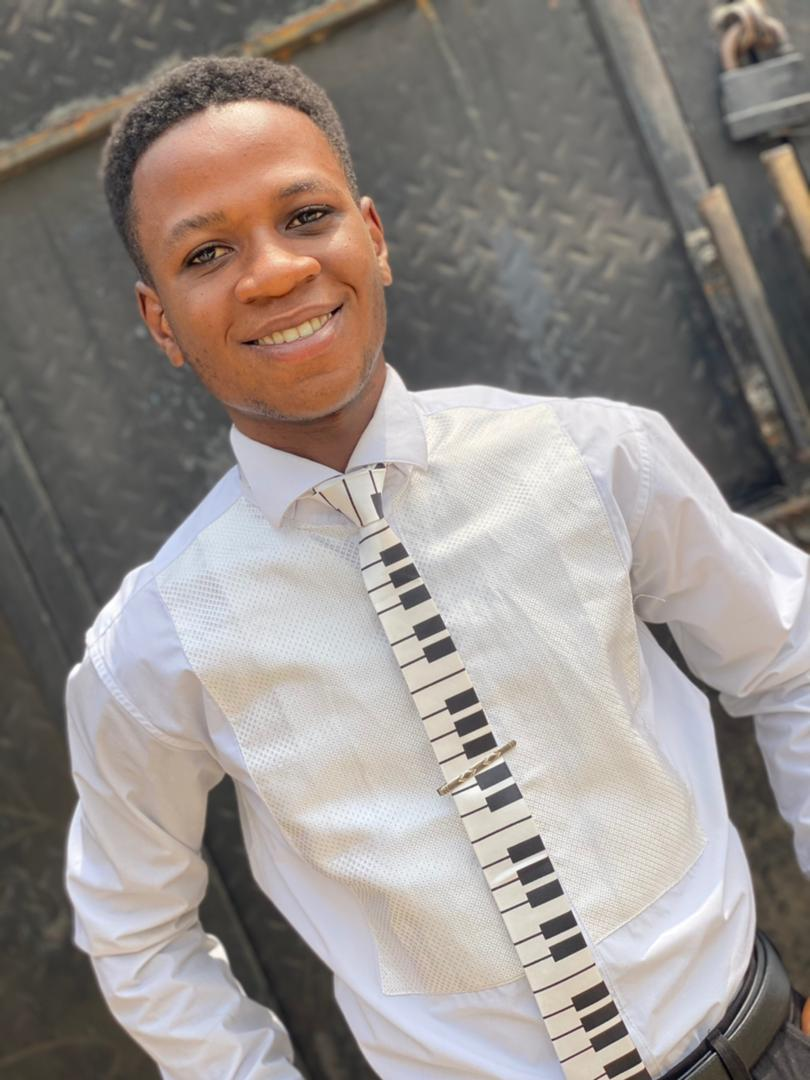
#> input picture images/akin.jpg, 810 x 1080 px, found by its file name
$ python 21_hist.py
#> lines starting #> are read from the running program, lines starting #| are printed output that depends on the picture
import cv2
import matplotlib.pyplot as plt

img = cv2.imread("images/akin.jpg")
#> img is the input picture: shape (1080, 810, 3); mean B, G, R 137.4, 141.6, 148.9

gray = cv2.cvtColor(img, cv2.COLOR_BGR2GRAY)
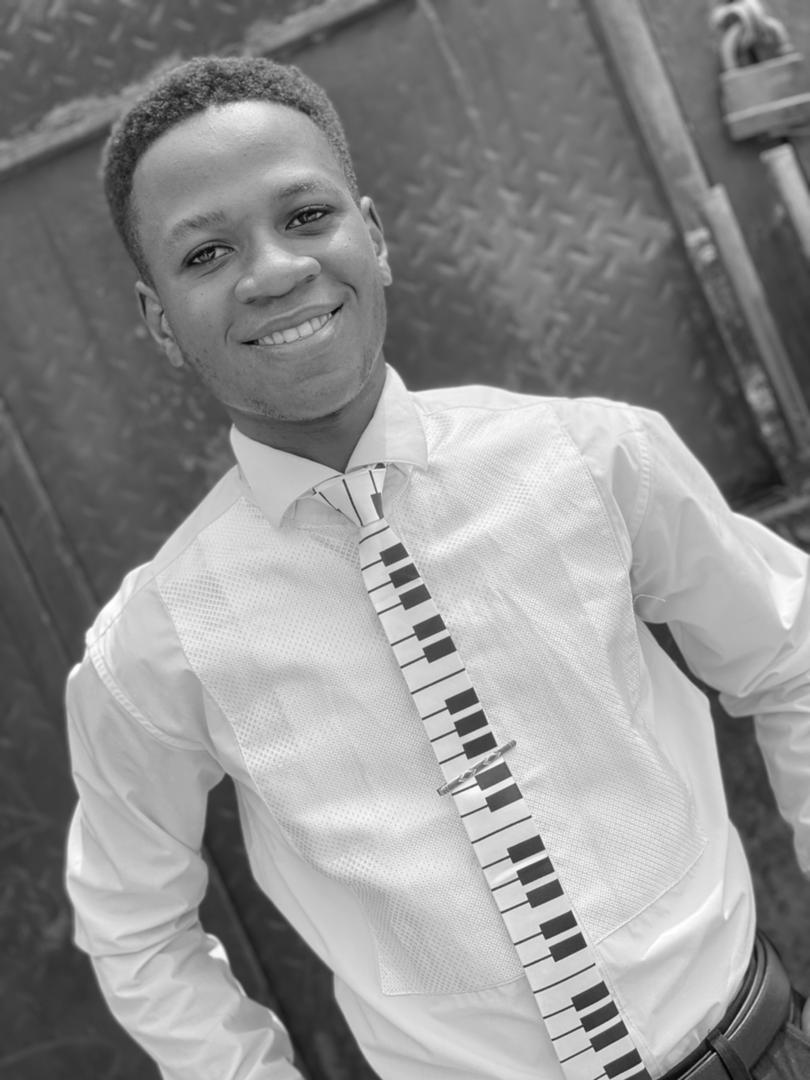
#> gray: shape (1080, 810); min 1, max 255, mean 143.3
cv2.imshow("Gray image", gray)

# Grayscale histogram
gray_hist = cv2.calcHist([gray], [0], None, [256], [0,256])
#> gray_hist = 256 values, max 8607 at index 205, min 0 at index 0, mean 3417.2

plt.figure()
plt.title("Grayscale Histogram")
plt.xlabel("Bins")
plt.ylabel("# of pixels")
plt.plot(gray_hist)
plt.xlim([0,256])
plt.show()
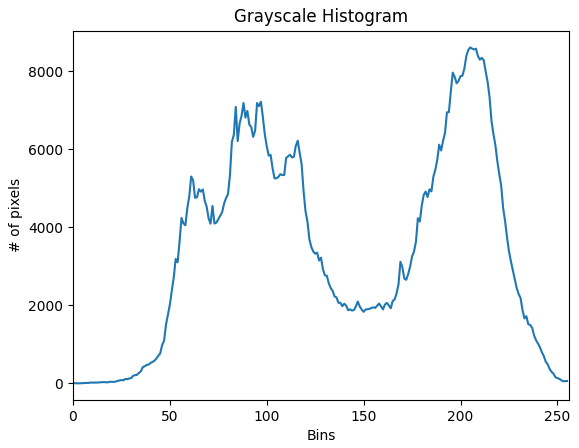
#> figure drawn by matplotlib, 1 panel; curve peaks at x = 205, y = 8607

cv2.waitKey(0)

$ run again, with images/abis.jpg copied over images/akin.jpg
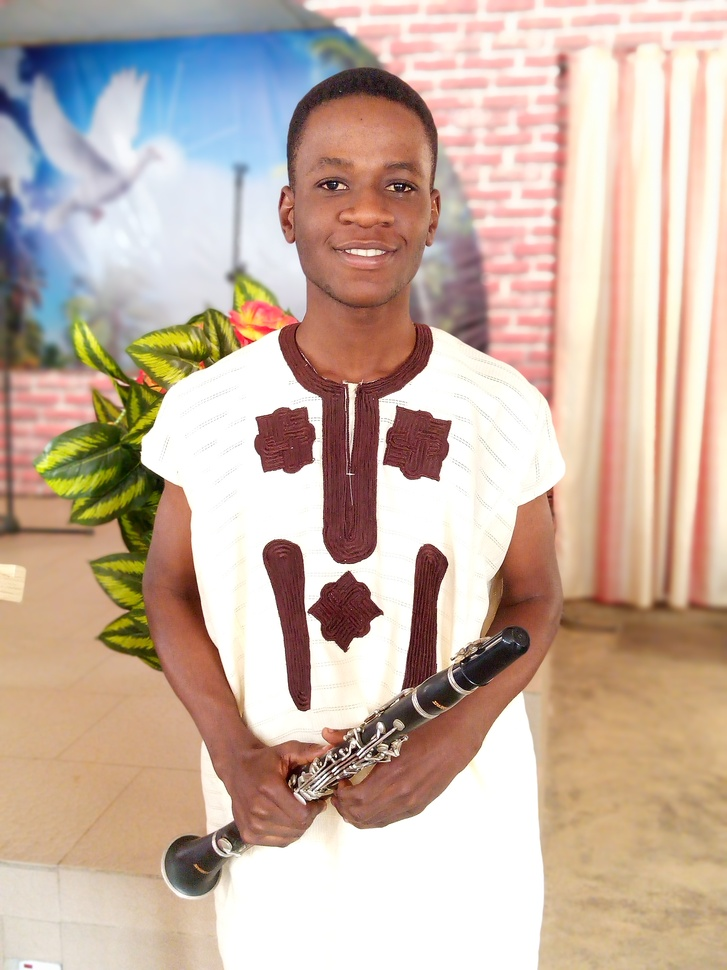
#> input picture images/abis.jpg, 727 x 970 px, shrunk from 2352 x 3136 before the run, found by its file name
#> img is the input picture: shape (970, 727, 3); mean B, G, R 163.5, 177.8, 199.8
#> `gray = cv2.cvtColor(img, cv2.COLOR_BGR2GRAY)`:
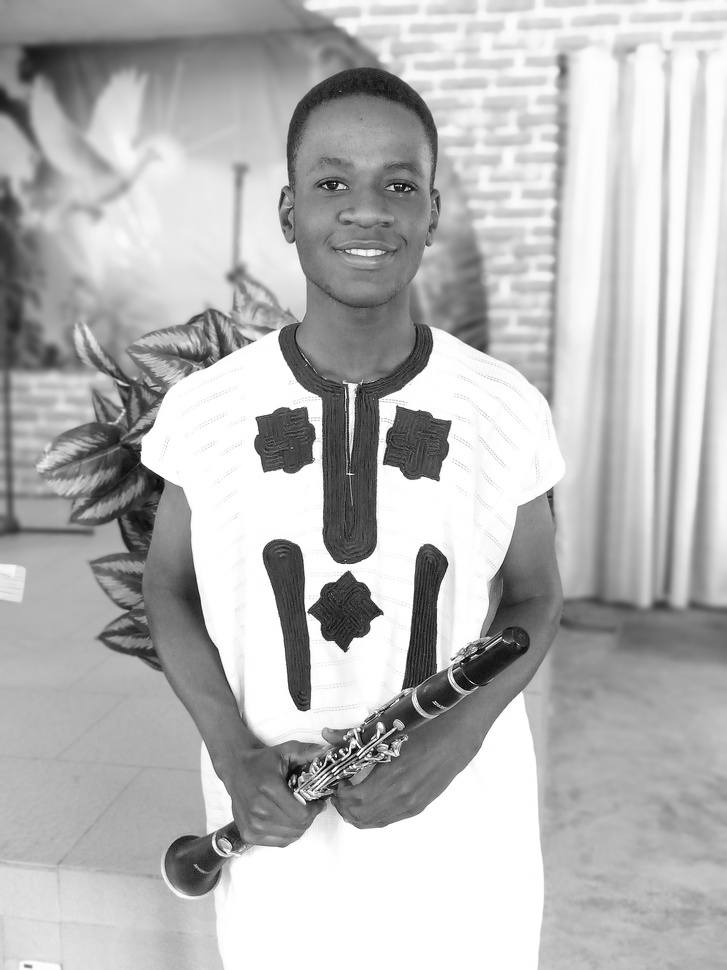
#> gray: shape (970, 727); min 2, max 255, mean 182.8
#> gray_hist = 256 values, max 85014 at index 255, min 0 at index 0, mean 2754.6
#> `plt.show()`:
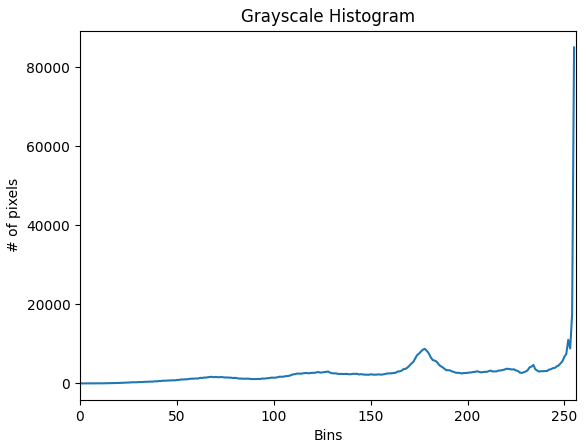
#> figure drawn by matplotlib, 1 panel; curve peaks at x = 255, y = 85014
